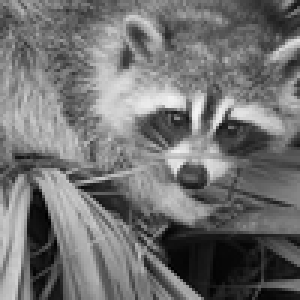
#> input picture face1.png, 100 x 100 px (shown 3 times larger)
$ python median.py   (older library calls are emulated)
#> lines starting #> are read from the running program, lines starting #| are printed output that depends on the picture
from scipy import misc
from scipy import ndimage
import numpy as np
import matplotlib.pyplot as plt

# [11 lines of commented-out code are left out]

f = misc.imread('face1.png')
#> f is the input picture: shape (100, 100); min 0, max 244, mean 113.5

for i in range(1,1000):

    m = ndimage.median_filter(f, 2)

    f=f-m
#> this loop made 999 passes
#> pass 1, `m = ndimage.median_filter(f, 2)`:
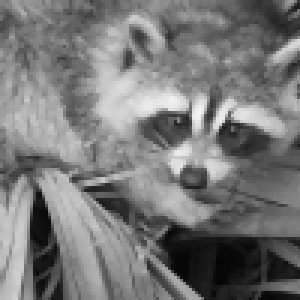
#> m: shape (100, 100) (shown 3 times larger); min 6, max 243, mean 119.6
#> pass 1, `f=f-m`:
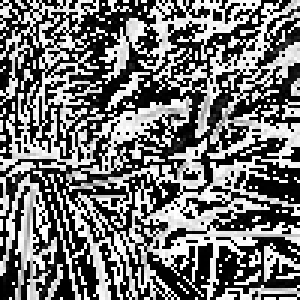
#> f: shape (100, 100) (shown 3 times larger); min 0, max 255, mean 115.6
#> pass 2, `m = ndimage.median_filter(f, 2)`:
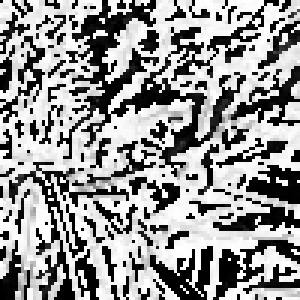
#> m: shape (100, 100) (shown 3 times larger); min 0, max 255, mean 149.6
#> pass 2, `f=f-m`:
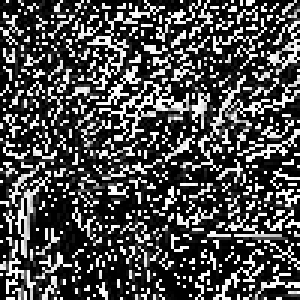
#> f: shape (100, 100) (shown 3 times larger); min 0, max 255, mean 75.2
#> after the loop:
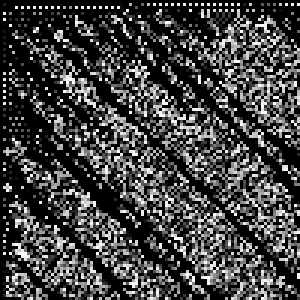
#> f: shape (100, 100) (shown 3 times larger); min 0, max 255, mean 66.3

plt.imshow(f, cmap=plt.cm.gray)
plt.show()
